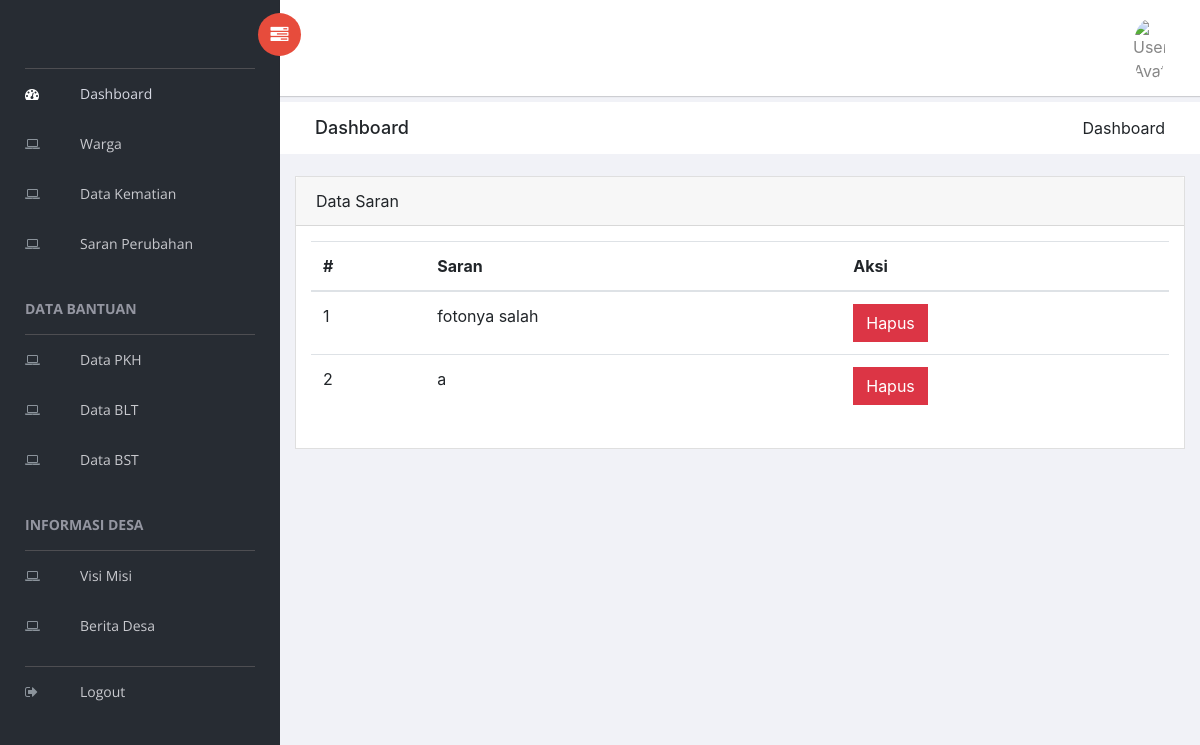
/admin/saran_perubahan.html, run on an earlier commit of the app's database.
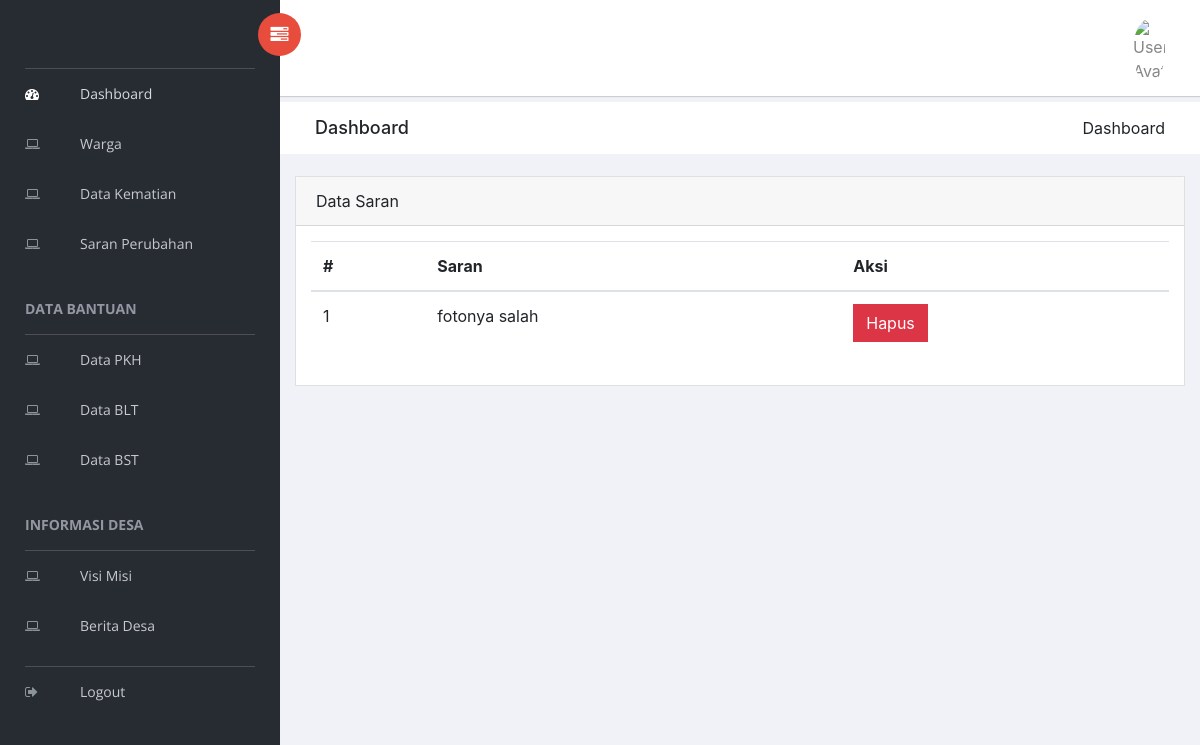
And on a later commit of the database.
### tables this page shows
CREATE TABLE `saran` (
  `id_saran` int(11) NOT NULL,
  `saran_perubahan` text NOT NULL,
  `foto` varchar(191) DEFAULT NULL
);

### application/controllers/Admin/Admin.php (called while the page is built, shortened)
<?php
class Admin extends CI_Controller {
  public function saranPerubahanData()
  {
    $data['konten'] = 'admin/saran/index';
    $data['saran']  = $this->SaranModel->get();
		$this->load->view('admin/index', $data);
  }
}

### index.php (called while the page is built, shortened)
<?php
require_once BASEPATH.'core/CodeIgniter.php';

### application/models/SaranModel.php (called while the page is built, shortened)
<?php
class SaranModel extends CI_Model {
  public function get()
  {
    return $this->db->get('saran')->result_array();
  }
}

### application/views/admin/saran/index.php (the view, shortened to what this page needs)
<div class="card">
  <div class="card-header">
    Data Saran
  </div>
  <div class="card-body">
    <div class="table-responsive">
      <table class="table" id="bootstrap-data-table-export">
        <thead>
          <tr>
            <th scope="col">#</th>
            <th scope="col">Saran</th>
            <th scope="col">Aksi</th>
          </tr>
        </thead>
        <tbody>
          <?php
            $no = 1;
            foreach ($saran as $key) { ?>
              <tr>
                <td><?= $no++; ?></td>
                <td><?= $key['saran_perubahan']; ?></td>
                <td>
                  <a href="<?= base_url('admin/saran_perubahan/hapus/' . $key['id_saran']); ?>" class="btn btn-danger">Hapus</a>
                </td>
              </tr>
            <?php }
          ?>
        </tbody>
      </table>
    </div>
  </div>
</div>

### application/views/admin/index.php (shortened to what this page needs)
<!doctype html>
<html class="no-js" lang="en">
<head>
  <link rel="stylesheet" href="<?= base_url(); ?>vendors/bootstrap/dist/css/bootstrap.min.css">
  <link rel="stylesheet" href="<?= base_url(); ?>vendors/font-awesome/css/font-awesome.min.css">
  <link rel="stylesheet" href="<?= base_url(); ?>vendors/themify-icons/css/themify-icons.css">
  <link rel="stylesheet" href="<?= base_url(); ?>vendors/flag-icon-css/css/flag-icon.min.css">
  <link rel="stylesheet" href="<?= base_url(); ?>vendors/selectFX/css/cs-skin-elastic.css">
  <link rel="stylesheet" href="<?= base_url(); ?>vendors/jqvmap/dist/jqvmap.min.css">
  <link rel="stylesheet" href="<?= base_url(); ?>vendors/datatables.net-bs4/css/dataTables.bootstrap4.min.css">
  <link rel="stylesheet" href="<?= base_url(); ?>vendors/datatables.net-buttons-bs4/css/buttons.bootstrap4.min.css">
  <link rel="stylesheet" href="<?= base_url(); ?>assets/css/style.css">
</head>
<body>
  <aside id="left-panel" class="left-panel">
    <nav class="navbar navbar-expand-sm navbar-default">
      <div class="navbar-header">
        <a class="navbar-brand" href="./">
        </a>
      </div>
      <div id="main-menu" class="main-menu collapse navbar-collapse">
        <ul class="nav navbar-nav">
          <li class="active">
            <a href="<?= base_url(); ?>"> <i class="menu-icon fa fa-dashboard"></i>Dashboard </a>
          </li>
          <li>
            <a href="<?= base_url(); ?>admin/warga.html"> <i class="menu-icon fa fa-laptop"></i>Warga</a>
          </li>
          <li>
            <a href="<?= base_url(); ?>admin/data_kematian.html"> <i class="menu-icon fa fa-laptop"></i>Data Kematian</a>
          </li>
          <li>
            <a href="<?= base_url(); ?>admin/saran_perubahan.html"> <i class="menu-icon fa fa-laptop"></i>Saran Perubahan</a>
          </li>
          <h3 class="menu-title">Data Bantuan</h3>
          <li>
            <a href="<?= base_url(); ?>admin/bantuan/pkh"> <i class="menu-icon fa fa-laptop"></i>Data PKH</a>
          </li>
          <li>
            <a href="<?= base_url(); ?>admin/bantuan/blt"> <i class="menu-icon fa fa-laptop"></i>Data BLT</a>
          </li>
          <li>
            <a href="<?= base_url(); ?>admin/bantuan/bst"> <i class="menu-icon fa fa-laptop"></i>Data BST</a>
          </li>
          <h3 class="menu-title">Informasi Desa</h3>
          <li>
            <a href="<?= base_url(); ?>admin/visi_misi.html"> <i class="menu-icon fa fa-laptop"></i> Visi Misi</a>
          </li>
          <li>
            <a href="<?= base_url(); ?>admin/berita_desa.html"> <i class="menu-icon fa fa-laptop"></i> Berita Desa</a>
          </li>
          <h3 class="menu-title"></h3>
          <li>
            <a onclick="logout()"> <i class="menu-icon fa fa-sign-out"></i>Logout </a>
          </li>
        </ul>
      </div>
    </nav>
  </aside>
  <div id="right-panel" class="right-panel">
    <header id="header" class="header">
      <div class="header-menu">
        <div class="col-sm-7">
          <a id="menuToggle" class="menutoggle pull-left"><i class="fa fa fa-tasks"></i></a>
        </div>
        <div class="col-sm-5">
          <div class="user-area dropdown float-right">
            <a href="#" class="dropdown-toggle" data-toggle="dropdown" aria-haspopup="true" aria-expanded="false">
              <img class="user-avatar rounded-circle photoUrl" src="" alt="User Avatar">
            </a>
          </div>
        </div>
      </div>
    </header>
    <div class="breadcrumbs">
        <div class="col-sm-4">
            <div class="page-header float-left">
                <div class="page-title">
                    <h1>Dashboard</h1>
                </div>
            </div>
        </div>
        <div class="col-sm-8">
            <div class="page-header float-right">
                <div class="page-title">
                    <ol class="breadcrumb text-right">
                        <li class="active">Dashboard</li>
                    </ol>
                </div>
            </div>
        </div>
    </div>
    <div class="content mt-3">
      <?php $this->load->view($konten); ?>
    </div>
  </div>
</body>
</html>

What changed in the data, as far as the page shows it:
removed saran: saran_perubahan "a"
